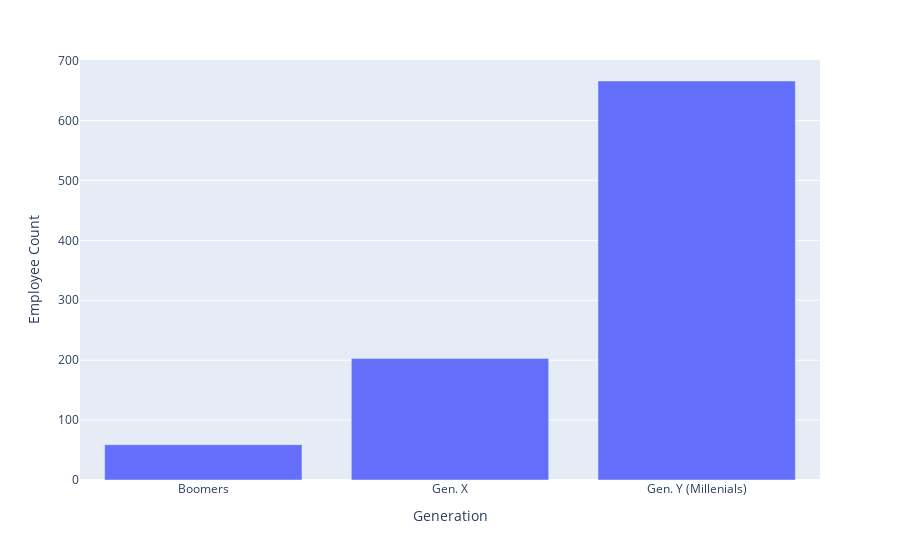

Write notebook code for a chart like this one.
### Markdown cell above
Untuk membuat barplot, kita dapat menggunakan fungsi `.bar()`, dengan parameter:
- `data_frame`: dataframe yang digunakan
- `x`: kolom untuk sumbu x
- `y`: kolom untuk sumbu y
- `labels`: custom label sesuai nama kolom

### Code cell
# px.bar
plot_gen = px.bar(df_gen, x='generation', y='num_people', 
                   labels = {'generation' : 'Generation',
                             'num_people' : 'Employee Count'})

plot_gen

### Figure 1 — Plotly figure (JSON) as saved in the notebook; plotly's stock layout.template omitted (floating-point values rounded to 4 significant figures)
{"data": [{"alignmentgroup": "True", "hovertemplate": "Generation=%{x}<br>Employee Count=%{y}<extra></extra>", "legendgroup": "", "marker": {"color": "#636efa", "pattern": {"shape": ""}}, "name": "", "offsetgroup": "", "orientation": "v", "showlegend": false, "textposition": "auto", "type": "bar", "x": ["Boomers", "Gen. X", "Gen. Y (Millenials)"], "xaxis": "x", "y": [59, 203, 666], "yaxis": "y"}], "layout": {"barmode": "relative", "legend": {"tracegroupgap": 0}, "margin": {"t": 60}, "xaxis": {"anchor": "y", "domain": [0, 1], "title": {"text": "Generation"}}, "yaxis": {"anchor": "x", "domain": [0, 1], "title": {"text": "Employee Count"}}}}
